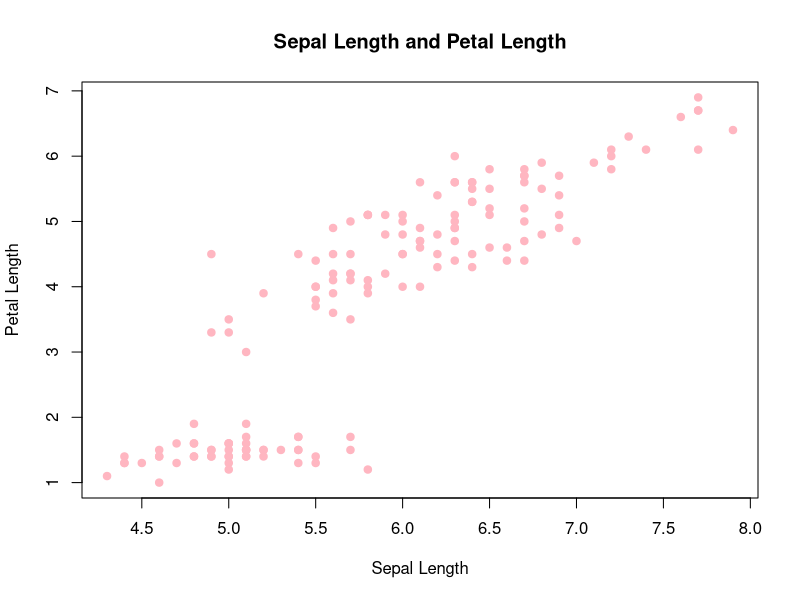

R code for this plot:
## ---- chunk 1
#| label: fig-iris
#| fig-cap: "Relationship between sepal length and petal length in the iris data"
#| fig-width: 6
#| fig-asp: 0.65
#| code-fold: true
#| code-summary: "Show the R code"

# A built-in dataset keeps this example reproducible without an external file.
plot(
  iris$Sepal.Length,
  iris$Petal.Length,
  pch = 19,
  col = "lightpink",
  xlab = "Sepal Length",
  ylab = "Petal Length",
  main = "Sepal Length and Petal Length"
)
